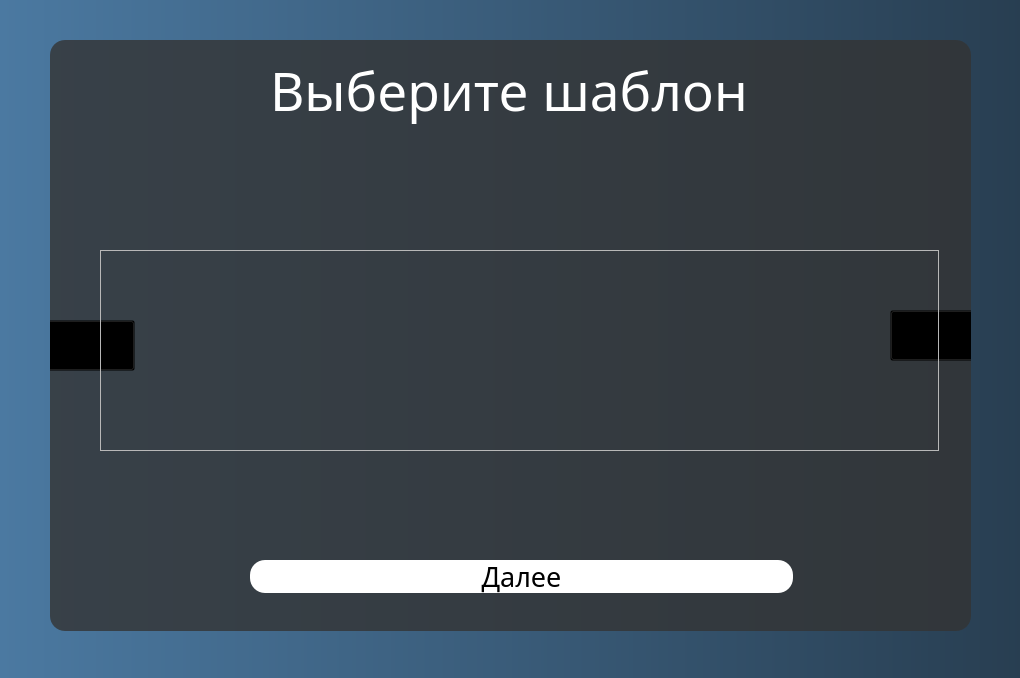
<?xml version="1.0" encoding="UTF-8"?>
<ui version="4.0">
 <class>Form</class>
 <widget class="QWidget" name="Form">
  <property name="geometry">
   <rect>
    <x>0</x>
    <y>0</y>
    <width>1020</width>
    <height>678</height>
   </rect>
  </property>
  <property name="minimumSize">
   <size>
    <width>1020</width>
    <height>678</height>
   </size>
  </property>
  <property name="maximumSize">
   <size>
    <width>1020</width>
    <height>678</height>
   </size>
  </property>
  <property name="windowTitle">
   <string>Form</string>
  </property>
  <property name="styleSheet">
   <string notr="true">#Form{
background: qlineargradient(spread:pad, x1:0, y1:0, x2:1, y2:0, stop:0 rgba(75, 121, 161, 255), stop:1 rgba(40, 62, 81, 255));}
*{font-family:  century gothic;}</string>
  </property>
  <widget class="QWidget" name="widget" native="true">
   <property name="geometry">
    <rect>
     <x>50</x>
     <y>40</y>
     <width>921</width>
     <height>591</height>
    </rect>
   </property>
   <property name="minimumSize">
    <size>
     <width>0</width>
     <height>0</height>
    </size>
   </property>
   <property name="styleSheet">
    <string notr="true">#widget{
background: rgba(51, 51, 51, 0.8);
border-radius: 15px;
}</string>
   </property>
   <widget class="QPushButton" name="pushButton">
    <property name="geometry">
     <rect>
      <x>200</x>
      <y>520</y>
      <width>543</width>
      <height>33</height>
     </rect>
    </property>
    <property name="styleSheet">
     <string notr="true">
#pushButton{
font-family:  century gothic;
border-radius: 15px;

background-color: #fff;
font-size: 20pt;}


#pushButton:hover{
transition: transform 1s;


border: 5px, 5px, 5px, 5px solid #717072;
background: #eee;
font-size: 20pt;}


</string>
    </property>
    <property name="text">
     <string>Далее</string>
    </property>
   </widget>
   <widget class="QLabel" name="label">
    <property name="geometry">
     <rect>
      <x>220</x>
      <y>-30</y>
      <width>543</width>
      <height>161</height>
     </rect>
    </property>
    <property name="styleSheet">
     <string notr="true">font-family:  century gothic;
font-size: 40pt;
color: white;</string>
    </property>
    <property name="text">
     <string>Выберите шаблон</string>
    </property>
   </widget>
   <widget class="QPushButton" name="right_btn">
    <property name="geometry">
     <rect>
      <x>840</x>
      <y>270</y>
      <width>101</width>
      <height>51</height>
     </rect>
    </property>
    <property name="styleSheet">
     <string notr="true">#right_btn{

background: transparent;
}

#right_btn:hover{
margin-left: 10px;

}
</string>
    </property>
    <property name="text">
     <string/>
    </property>
    <property name="icon">
     <iconset>
      <normaloff>icons/right-arrow.png</normaloff>icons/right-arrow.png</iconset>
    </property>
    <property name="iconSize">
     <size>
      <width>50</width>
      <height>50</height>
     </size>
    </property>
   </widget>
   <widget class="QPushButton" name="left_btn">
    <property name="geometry">
     <rect>
      <x>-26</x>
      <y>280</y>
      <width>111</width>
      <height>51</height>
     </rect>
    </property>
    <property name="styleSheet">
     <string notr="true">#left_btn{

background: transparent;
}

#left_btn:hover{
margin-right: 10px;

}
</string>
    </property>
    <property name="text">
     <string/>
    </property>
    <property name="icon">
     <iconset>
      <normaloff>icons/imgonline-com-ua-Mirror-av0m9Ew8M3znRrp.png</normaloff>icons/imgonline-com-ua-Mirror-av0m9Ew8M3znRrp.png</iconset>
    </property>
    <property name="iconSize">
     <size>
      <width>50</width>
      <height>50</height>
     </size>
    </property>
   </widget>
   <widget class="QFrame" name="frame">
    <property name="geometry">
     <rect>
      <x>50</x>
      <y>210</y>
      <width>839</width>
      <height>201</height>
     </rect>
    </property>
    <property name="frameShape">
     <enum>QFrame::StyledPanel</enum>
    </property>
    <property name="frameShadow">
     <enum>QFrame::Raised</enum>
    </property>
   </widget>
  </widget>
 </widget>
 <resources/>
 <connections/>
</ui>
